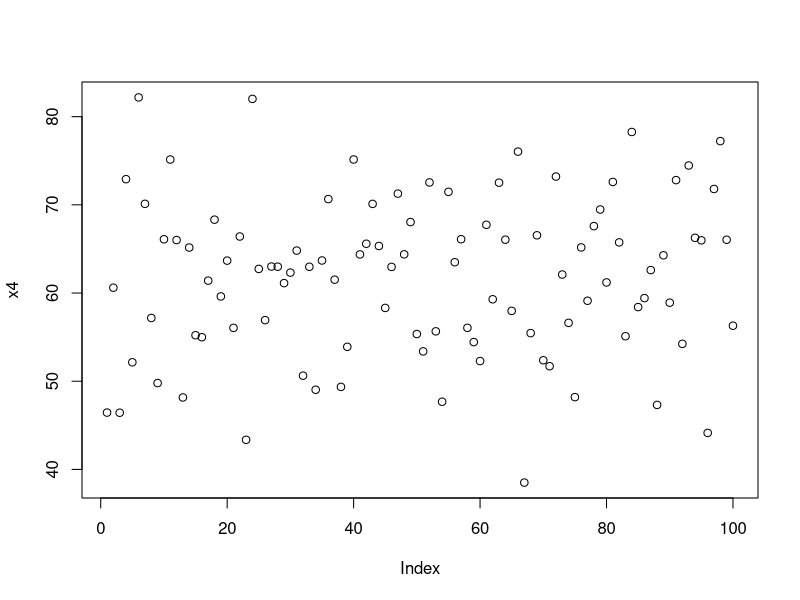
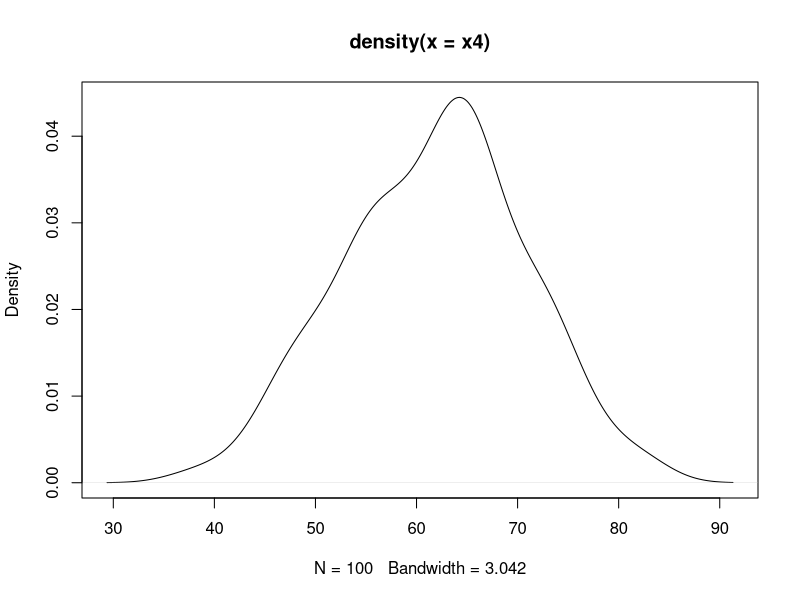
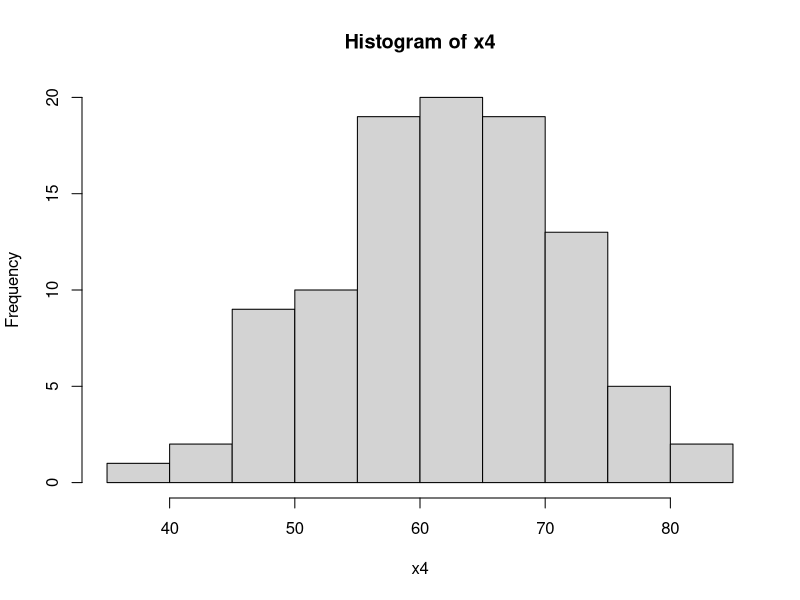
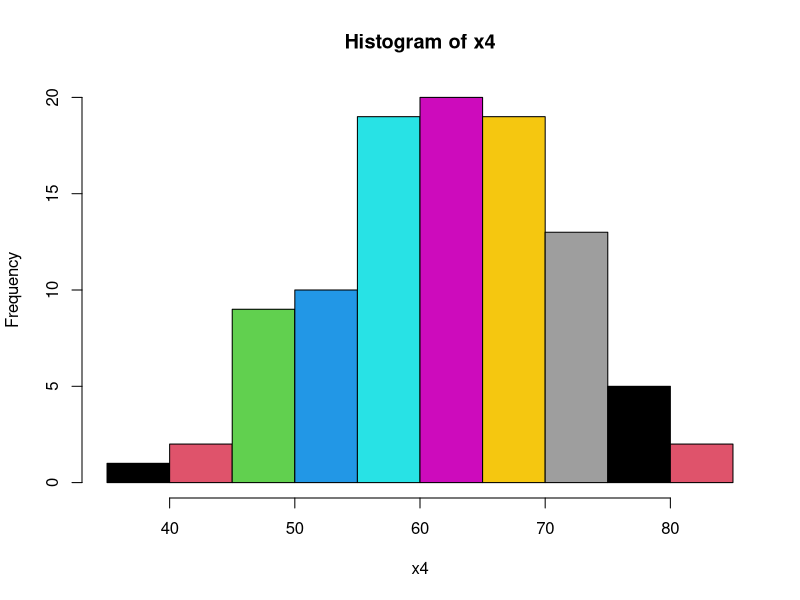
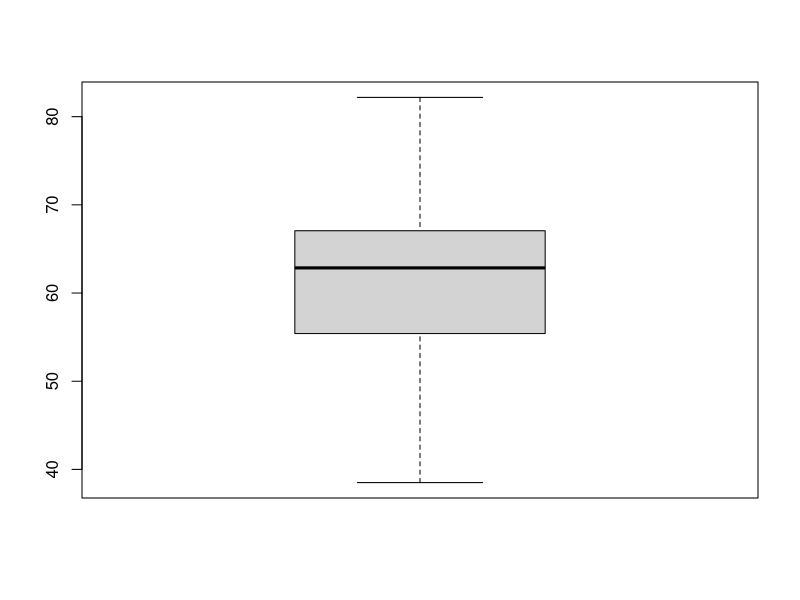
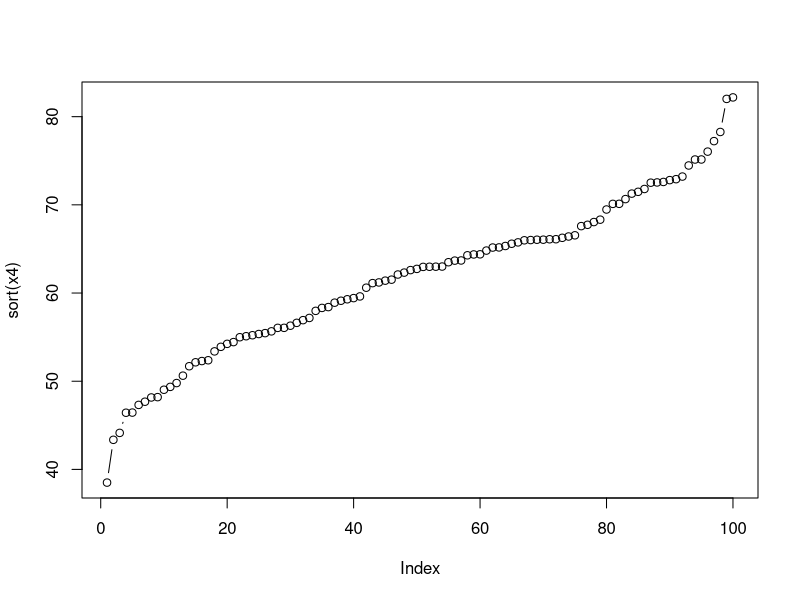
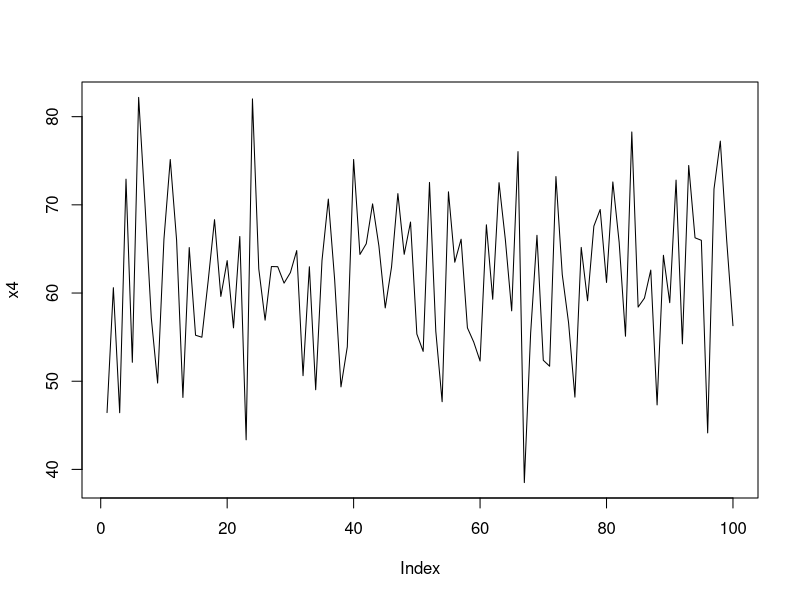

These figures' R source, in order: (Note: this script raises an error after producing the figures.)
#IIMLN
#Day1

mtcars
?mtcars #help on mtcars
class(mtcars) #type of dataset
x= 1:5
class(x)
x
str(mtcars)
?str(mtcars)
y=c(1,3.5,5)
class(y)
z=c(1L, 3L, 5L)
class(z)
y
as.integer(y)
class(as.integer(y)) #type conversion
summary(mtcars)

#vectors----
#basic dataset - single dimension one datatype only
x=1:5
x
x1 = c(1,2,3,4,5) #c - concatenates
x1
x-1:10
(x3 = c(2,4,36,3))
x3
print(x3)
x3[2] #print 2nd position
(x4 = rnorm(n=100, mean = 60, sd=10))
plot(x4)
plot(density(x4))
hist(x4) #histogram - continous values
hist(x4, breaks=10, col = 1:10)
range(x4)
min(x4); max(x4) 
mean(x4)
median(x4)
boxplot(x4)
sort(x4, decreasing = T)
plot(sort(x4), type='b') #l- line; b- (both)line+point
plot(x4, type='l')
x4[x4>65]
mean(x4[x4>65]) #mean of values more than 65
x4[-c(1:10)]
x4>65 #True False
x4[x4>65]  #Prints values greater than 64
length(x4[x4>65])
sum(x4[x4>65])
x4[x4>65 && x4<70]
rev(x4) #reverses the original seq of data
?sum

plot(women) #not a vector
#


#matrices----
(data=c(10,30,50,70,90,110))
(m1 = matrix(data = data, nrow=2)) # data gets filled column-wise
(m2 = matrix(data = data, nrow=2, byrow = T)) #row-wise
#dimnames(m1) = c(list('R1','R2'), list('C1','C2','C3'))
rownames(m1) = c('R1','R2')
colnames(m1) = c('C1','C2','C3')
m1
m1[1,]
m1['R1',]
m1[,'C3']
m1[,2:3]
m1[, c('C1','C3')]
colSums(m1)
rowSums(m1)
rowMeans(m2)
colMeans(m2)
apply(m1,1,FUN=min) # 1 - rows
apply(m1,2,FUN=max) # 1 - col
max(m1); min(m1)
apply(m1[, 'C2', drop=F], 2, FUN=max)
#array - multidimension matrix

#dataframes----
(rollno = paste('IIMLN', 1:13, sep='-'))
(name = paste('student',1:13, sep=' & '))
(age = round(runif(13, min=24, max=32),2))
(marks = trunc(rnorm(13, mean=60,sd=10)))
set.seed(1234) #set the pattern
(gender = sample(c('M','F'),size=13,replace=T, prob=c(.7,.3)))
table(gender) #summarises the count of M & F
prop.table(table(gender))

set.seed(55)
(grade = sample(c('Ex','Good','Sat'), size=13, replace= T,prob=c(.6, .3, .1)))
table(grade)
prop.table(table(grade))

sapply(list(rollno, name, age, gender, grade), length) #check the length of diff rows

(students = data.frame(rollno, name, age, gender, grade))


x=c(-14.35, 14.35, -14.55, 15.35)
x
floor(x)
ceiling(x)
trunc(x)

#csv - comma separted values
write.csv(students, 'data/students.csv', row.names= F)

df1 = read.csv('data/students.csv')
df1 #df will always have a row & col name; matrix need not
